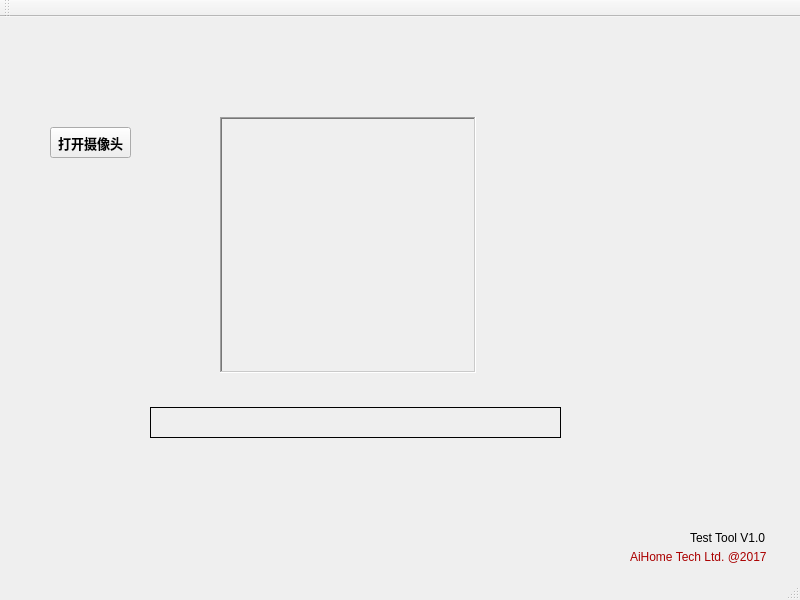
<?xml version="1.0" encoding="UTF-8"?>
<ui version="4.0">
 <class>MainWindow</class>
 <widget class="QMainWindow" name="MainWindow">
  <property name="geometry">
   <rect>
    <x>0</x>
    <y>0</y>
    <width>800</width>
    <height>600</height>
   </rect>
  </property>
  <property name="windowTitle">
   <string>MainWindow</string>
  </property>
  <widget class="QWidget" name="centralWidget">
   <widget class="QLabel" name="label_img">
    <property name="geometry">
     <rect>
      <x>220</x>
      <y>100</y>
      <width>256</width>
      <height>256</height>
     </rect>
    </property>
    <property name="frameShape">
     <enum>QFrame::WinPanel</enum>
    </property>
    <property name="frameShadow">
     <enum>QFrame::Sunken</enum>
    </property>
    <property name="text">
     <string/>
    </property>
    <property name="scaledContents">
     <bool>true</bool>
    </property>
   </widget>
   <widget class="QLabel" name="label_info">
    <property name="geometry">
     <rect>
      <x>150</x>
      <y>390</y>
      <width>411</width>
      <height>31</height>
     </rect>
    </property>
    <property name="font">
     <font>
      <pointsize>12</pointsize>
     </font>
    </property>
    <property name="frameShape">
     <enum>QFrame::Box</enum>
    </property>
    <property name="text">
     <string/>
    </property>
   </widget>
   <widget class="QLabel" name="label">
    <property name="geometry">
     <rect>
      <x>690</x>
      <y>510</y>
      <width>91</width>
      <height>21</height>
     </rect>
    </property>
    <property name="font">
     <font>
      <pointsize>9</pointsize>
     </font>
    </property>
    <property name="text">
     <string>Test Tool V1.0</string>
    </property>
   </widget>
   <widget class="QLabel" name="label_3">
    <property name="geometry">
     <rect>
      <x>630</x>
      <y>530</y>
      <width>151</width>
      <height>21</height>
     </rect>
    </property>
    <property name="font">
     <font>
      <pointsize>9</pointsize>
     </font>
    </property>
    <property name="text">
     <string>&lt;html&gt;&lt;head/&gt;&lt;body&gt;&lt;p&gt;&lt;span style=&quot; color:#aa0000;&quot;&gt;AiHome Tech Ltd. @2017&lt;/span&gt;&lt;/p&gt;&lt;/body&gt;&lt;/html&gt;</string>
    </property>
   </widget>
   <widget class="QPushButton" name="pushButton_ipc">
    <property name="geometry">
     <rect>
      <x>50</x>
      <y>110</y>
      <width>81</width>
      <height>31</height>
     </rect>
    </property>
    <property name="font">
     <font>
      <pointsize>10</pointsize>
      <weight>75</weight>
      <bold>true</bold>
     </font>
    </property>
    <property name="text">
     <string notr="true">打开摄像头</string>
    </property>
   </widget>
  </widget>
  <widget class="QMenuBar" name="menuBar">
   <property name="geometry">
    <rect>
     <x>0</x>
     <y>0</y>
     <width>800</width>
     <height>21</height>
    </rect>
   </property>
  </widget>
  <widget class="QToolBar" name="mainToolBar">
   <attribute name="toolBarArea">
    <enum>TopToolBarArea</enum>
   </attribute>
   <attribute name="toolBarBreak">
    <bool>false</bool>
   </attribute>
  </widget>
  <widget class="QStatusBar" name="statusBar"/>
 </widget>
 <layoutdefault spacing="6" margin="11"/>
 <resources/>
 <connections/>
</ui>
